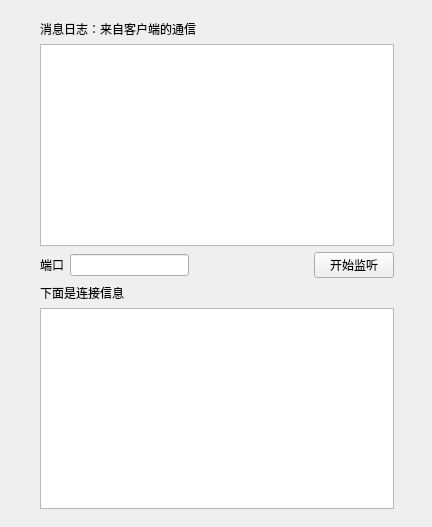
<?xml version="1.0" encoding="UTF-8"?>
<ui version="4.0">
 <class>TcpServer</class>
 <widget class="QWidget" name="TcpServer">
  <property name="geometry">
   <rect>
    <x>0</x>
    <y>0</y>
    <width>432</width>
    <height>527</height>
   </rect>
  </property>
  <property name="windowTitle">
   <string>Widget</string>
  </property>
  <widget class="QWidget" name="">
   <property name="geometry">
    <rect>
     <x>40</x>
     <y>20</y>
     <width>354</width>
     <height>489</height>
    </rect>
   </property>
   <layout class="QVBoxLayout" name="verticalLayout_3">
    <item>
     <layout class="QVBoxLayout" name="verticalLayout_2">
      <item>
       <widget class="QLabel" name="label">
        <property name="text">
         <string>消息日志：来自客户端的通信</string>
        </property>
       </widget>
      </item>
      <item>
       <widget class="QPlainTextEdit" name="plainTextEdit"/>
      </item>
     </layout>
    </item>
    <item>
     <layout class="QHBoxLayout" name="horizontalLayout">
      <item>
       <widget class="QLabel" name="label_2">
        <property name="text">
         <string>端口</string>
        </property>
       </widget>
      </item>
      <item>
       <widget class="QLineEdit" name="portEdit">
        <property name="text">
         <string/>
        </property>
       </widget>
      </item>
      <item>
       <spacer name="horizontalSpacer">
        <property name="orientation">
         <enum>Qt::Horizontal</enum>
        </property>
        <property name="sizeHint" stdset="0">
         <size>
          <width>40</width>
          <height>20</height>
         </size>
        </property>
       </spacer>
      </item>
      <item>
       <widget class="QPushButton" name="startButton">
        <property name="text">
         <string>开始监听</string>
        </property>
       </widget>
      </item>
     </layout>
    </item>
    <item>
     <layout class="QVBoxLayout" name="verticalLayout">
      <item>
       <widget class="QLabel" name="label_3">
        <property name="text">
         <string>下面是连接信息</string>
        </property>
       </widget>
      </item>
      <item>
       <widget class="QTextEdit" name="textEdit"/>
      </item>
     </layout>
    </item>
   </layout>
  </widget>
 </widget>
 <resources/>
 <connections/>
</ui>
